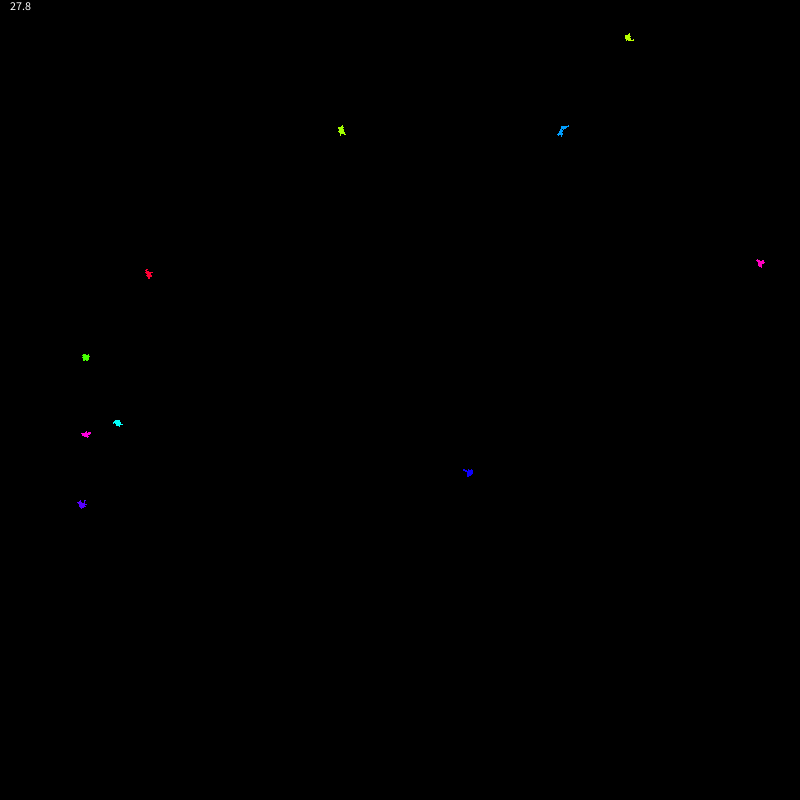
Frame 1 (no input)
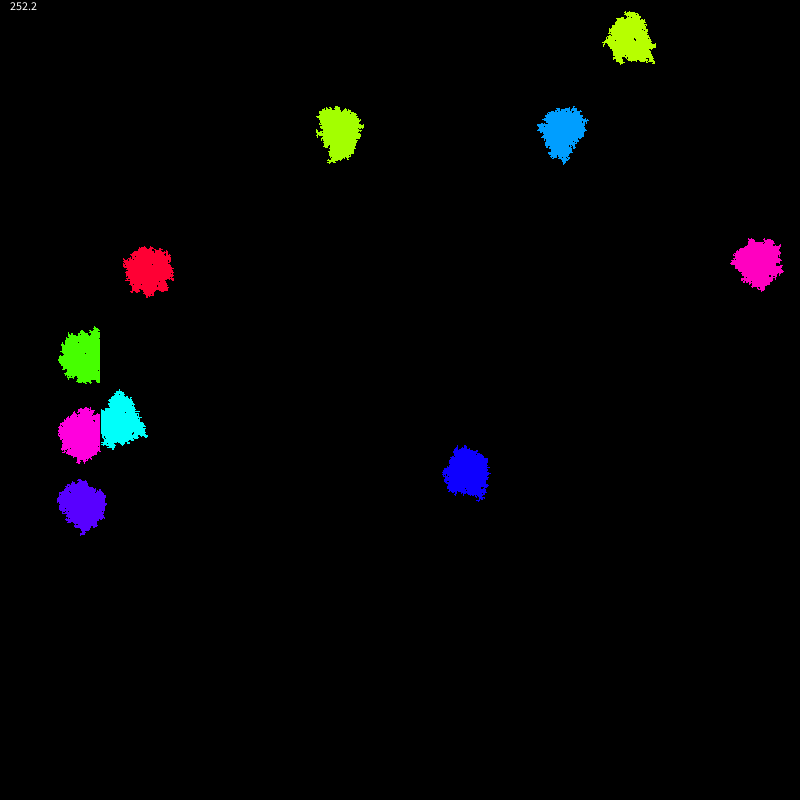
Frame 60 (the mouse pressed at the canvas centre just before this capture)
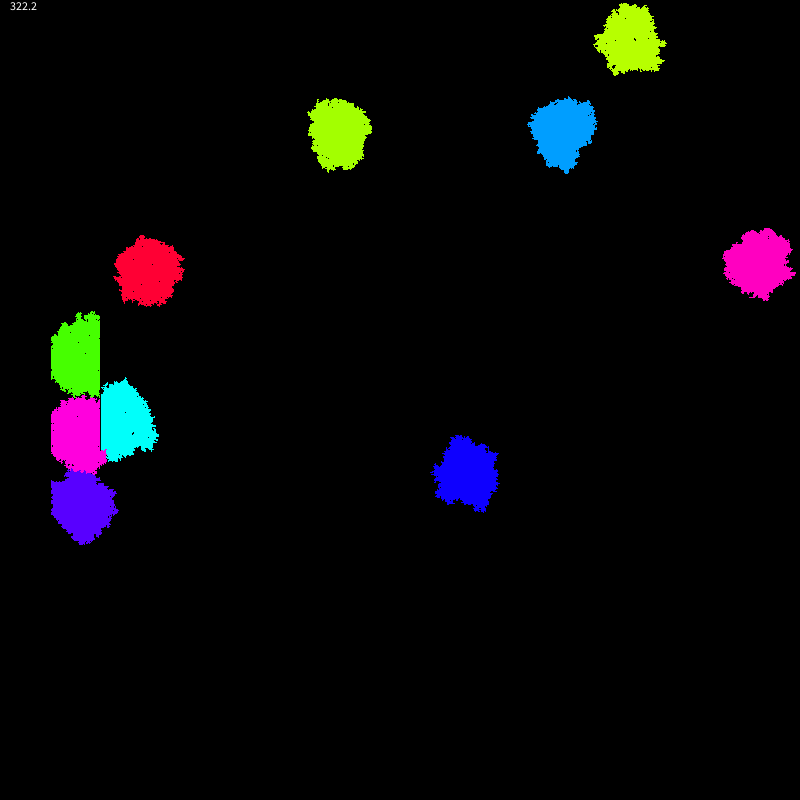
Frame 120 (the mouse held since frame 60 and released just before this capture)

The Processing sketch that drew these frames (run headless with seeded random() and noise(); from frame 60 on, the mouse is pressed at the canvas centre):

// Processing sketch: biomes
// ── biomes.pde
int[][] map;




ArrayList<Biome> biomes; 
HashMap<Integer, Biome> lookup = new HashMap<Integer, Biome>();

void setup() {
  size(800, 800);
  colorMode(HSB);
  reset();
}

void reset() {
  biomes = new ArrayList<Biome>();
  map = new int[width][height];
  for (int x = 0; x < width; x += 1) {
    for (int y = 0; y < height; y += 1) {
      map[x][y] = 0;
    }
  }
  int ts = 50;
  int across = width / ts;
  int down = height / ts;
  for (int i = 0; i < 20; i += 1) {
    int xs = floor(random(across)) * ts;
    int ys = floor(random(down)) * ts;
    int xe = xs;
    int ye = ys;
    if (random(1) < 0.5) {
      xe = floor(random(xs+1,width));
      xe -= xe % ts;
    } else {
      ye = floor(random(ys+1,height));
      ye -= ye % ts;
    }
    
    for (int x = xs; x <= xe; x += 1) {
      //if (random(1) < 0.008) continue;
      for (int y = ys; y <= ye; y += 1) {
        //if (random(1) < 0.008) continue;
        map[x][y] = 1000;
      }
    }
  }

  for (int i = 0; i < 10; i += 1) {
    biomes.add(new Biome(color(random(255), 255, 255)));
  }
}

int sumToCheckSize;
float avgTC = 0;
void draw() {
  background(0);

  loadPixels();
  for (int i = 0; i < 100; i += 1) {
    sumToCheckSize = 0;
    for (Biome b : biomes) {
      b.update();
      sumToCheckSize += b.toCheck.size();
    }
    avgTC = (float)sumToCheckSize / (float)biomes.size();
  }
  for (int x = 0; x < width; x += 1) {
    for (int y = 0; y < height; y += 1) {
      int v = map[x][y];
      if (v != 0 ) {
        if (lookup.containsKey(v)) {
          Biome b = lookup.get(v);

          if (b != null) {

            pixels[y * width + x] = b.c;
          }
        }
      }
    }
  }
  updatePixels();
  text(nfc(avgTC, 0), 10, 10);
}

void mouseClicked() {
  reset();
}

// ── biome.pde
int biome_id = 0;
class IntPair {
  final int x, y;
  final private String h;
  IntPair(int x, int y) {
    this.x = x;
    this.y = y;
    h = x + "_" + y;
  }

  int hashCode() {
    return h.hashCode();
  }

  @Override 
    boolean equals(Object o ) {
    if (o instanceof IntPair) {
      IntPair op = (IntPair) o;

      return (x == op.x && y == op.y);
    } else {
      return false;
    }
  }
}
IntPair MakePair(int x, int y) {
  return new IntPair(x, y);
}
import java.util.HashSet;

class Biome {
  ArrayList<IntPair> toCheck = new ArrayList<IntPair>();
  final int id;
  {
    biome_id += 1;
    id = biome_id;
  }


  color c;
  boolean first = true;

  Biome(color c) {
    this.c = c;
    lookup.put(id, this);
    //cells = new boolean[width][height];
  }

  boolean checkNeighbours(int x, int y) {
    int n = 0;
    n += cn(x-1, y);
    n += cn(x+1, y);
    n += cn(x, y+1);
    n += cn(x, y-1);

    return n != 4;
  }
  
  

  int cn(int x, int y) {
    if (OOB(x, y)) return 1;
    if (map[x][y] != 0) {
      return 1;
    } else {
      return 0;
    }
  }

  void AddToCheck(int x, int y) {
    IntPair p = MakePair(x, y);
    if (!toCheck.contains(p)) {
      toCheck.add(p);
    }
  }

  boolean setNeighbour(int x, int y) {
    if (OOB(x, y)) return false;

    int v = map[x][y];

    if (v != 0) {
      return false;
    }

    map[x][y] = id;

    AddToCheck(x, y);

    return true;
  }

  void update() {
    //println(toCheck.size());
    if (first) {
      boolean found = false;
      while (!found) {
        int x = floor(random(width));
        int y = floor(random(height));

        int v = map[x][y];
        if (v == 0) {
          found = true;
          map[x][y] = id;


          AddToCheck(x, y);
        }
      }
      first = false;
    } else {
      if (toCheck.size() > 0) {
        IntPair p = toCheck.get(floor(random(toCheck.size())));
        if (!checkNeighbours(p.x, p.y) || random(1) < 0.05) {
          toCheck.remove(p);
        } else {
          boolean found = false;

          if (random(1) < 0.5) {
            //check x
            if (random(1) > 0.5) {
              found = setNeighbour(p.x-1, p.y);
            } else {
              found = setNeighbour(p.x+1, p.y);
            }
          } else {
            //check y

            if (random(1) > 0.5) {
              found = setNeighbour(p.x, p.y-1);
            } else {
              found = setNeighbour(p.x, p.y+1);
            }
          }
        }
      }
    }
  }
}

// ── funcs.pde
boolean OOB(int x, int y) {
  return (x < 0 || x > width-1 || y < 0 || y > height-1);
}
